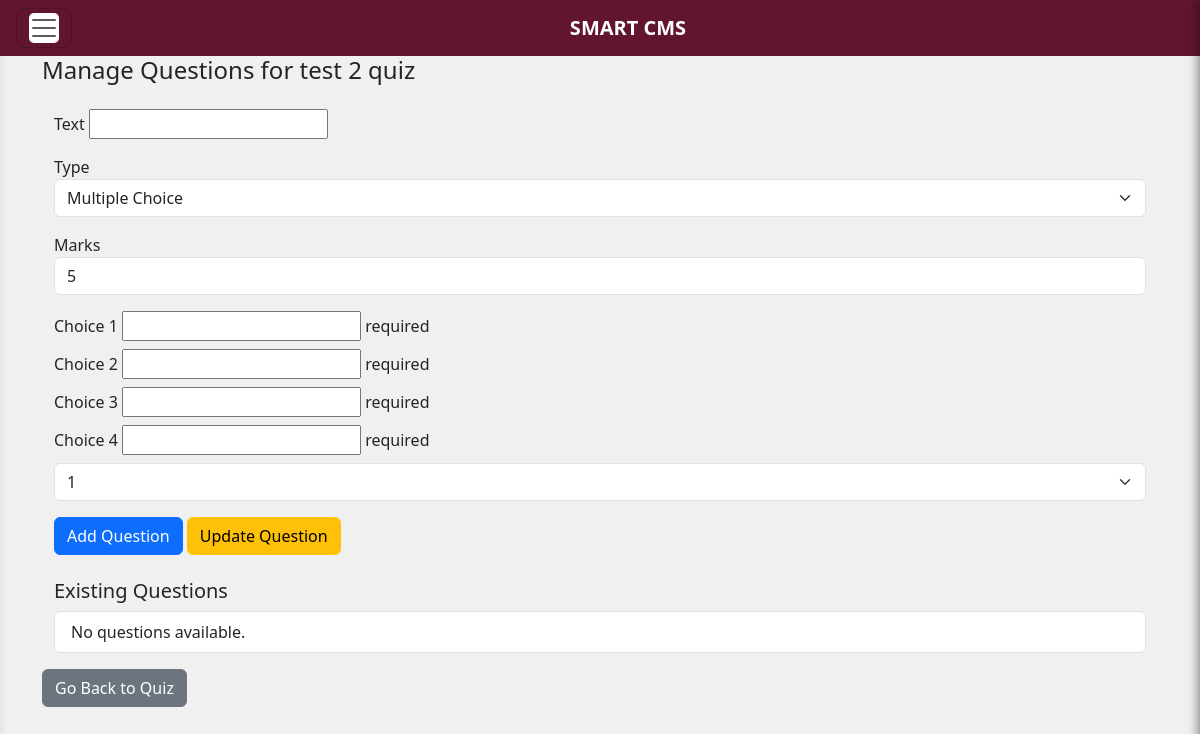
/instructor/quiz/1/2/, run on an earlier commit of the app's database.
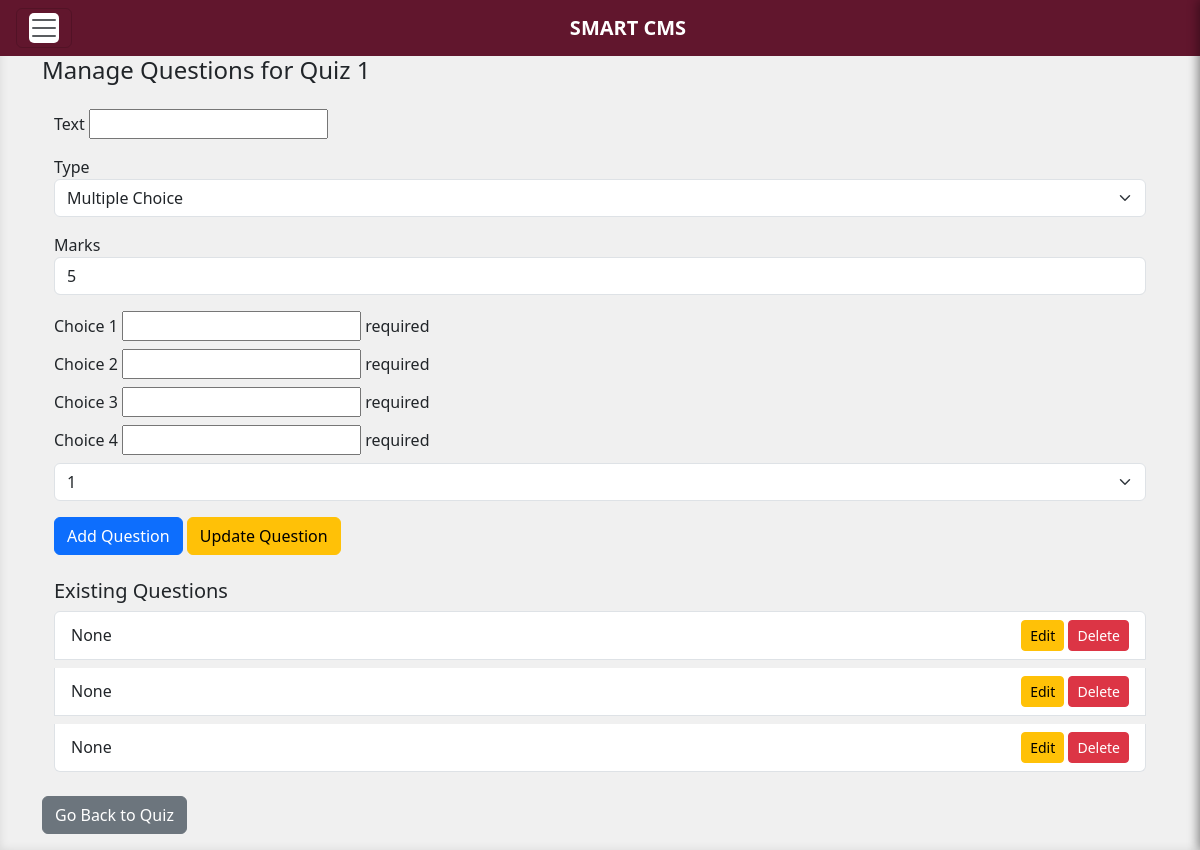
And on a later commit of the database.
### instructor/models.py (models this page shows, shortened)
class Quiz(models.Model):
    user = models.ForeignKey(settings.AUTH_USER_MODEL, on_delete=models.CASCADE, related_name='quizzes')
    class_shell = models.ForeignKey(ClassShell, on_delete=models.CASCADE)
    title = models.CharField(max_length=200)
    grading_percentage = models.FloatField(default=10)
    due_date = models.DateTimeField(null=True, blank=True)

class BaseQuestion(models.Model):
    text= models.CharField(max_length=255,null=True)
    type = models.CharField(max_length=255)
    answer = models.CharField(max_length=255)
    mark = models.IntegerField(default=5)
    choice_1 = models.CharField(max_length=255, blank=True,null=True)
    choice_2 = models.CharField(max_length=255, blank=True,null=True)
    choice_3 = models.CharField(max_length=255, blank=True,null=True)
    choice_4 = models.CharField(max_length=255, blank=True,null=True)
    mcq_answer = models.CharField(max_length=255, blank=True, null=True)
    tf_answer = models.BooleanField(null=True, blank=True)
    class Meta:
        abstract = True

class Question(BaseQuestion):
    quiz = models.ForeignKey(Quiz, on_delete=models.CASCADE)

### instructor/views.py (the view, shortened to what this page needs)
# urls.py: path('quiz/<int:class_shell_id>/<int:quiz_id>/', QuizDetailView.as_view(), name='go_to_quiz'),
class QuizDetailView(View):
    def get(self, request, class_shell_id, quiz_id):
        quiz = get_object_or_404(Quiz, id=quiz_id)
        questions = Question.objects.filter(quiz=quiz)
        question_form = QuestionForm()
        return render(request, 'go_to_quiz.html', {
            'quiz': quiz,
            'questions': questions,
            'question_form': question_form,
            'class_shell_id': class_shell_id
        })

### instructor/forms.py
class QuestionForm(BaseQuestionForm):
    class Meta(BaseQuestionForm.Meta):
        model = Question

### instructor/templates/go_to_quiz.html (shortened to what this page needs)
{% extends "home.html" %}
{% block content %}
<h4>Manage Questions for {{ quiz.title }}</h4>
<div class="container mt-4">
  <form method="POST" id="question-form">
    <div class="mb-3">
      {{ question_form.text.label }} {{ question_form.text }}
    </div>
    <div class="mb-3">
      {{ question_form.type.label }}
      <select name="type" id="question_type" class="form-select" onchange="updateFields()">
        <option value="multiple_choice" {% if question_form.type.value == "multiple_choice" %}selected{% endif %}>Multiple Choice</option>
      </select>
    </div>
    <div class="mb-3">
      <label for="id_mark">Marks</label>
      <input type="number" name="mark" id="id_mark" class="form-control" value="{% if question_form.mark.value %}{{ question_form.mark.value }}{% else %}5{% endif %}">
    </div>
    <div id="multiple_choice_fields" style="display: {% if question_form.type.value == 'multiple_choice' %}block{% else %}none{% endif %};">
      <div class="mb-2">
        {{ question_form.choice_1.label }} {{ question_form.choice_1 }} required
      </div>
      <div class="mb-2">
        {{ question_form.choice_2.label }} {{ question_form.choice_2 }} required
      </div>
      <div class="mb-2">
        {{ question_form.choice_3.label }} {{ question_form.choice_3 }} required
      </div>
      <div class="mb-2">
        {{ question_form.choice_4.label }} {{ question_form.choice_4 }} required
      </div>
      <div class="mb-3">
        <select name="mcq_answer" id="id_mcq_answer" class="form-select" required>
          <option value="1">1</option>
        </select>
      </div>
    </div>
    <div class="mt-3">
      <button type="submit" name="add_question" class="btn btn-primary">Add Question</button>
      <button type="submit" name="edit_question" class="btn btn-warning">Update Question</button>
    </div>
  </form>
  <h5 class="mt-4">Existing Questions</h5>
  <div class="list-group">
    {% for question in questions %}
      <div class="list-group-item d-flex justify-content-between align-items-center mb-2">
        <span>{{ question.text }}</span>
        <div>
          <button class="btn btn-warning btn-sm edit-button"
                  data-id="{{ question.id }}"
                  data-text="{{ question.text }}"
                  data-type="{{ question.type }}"
                  {% if question.type == 'multiple_choice' %}
                    data-answer1="{{ question.choice_1 }}"
                    data-answer2="{{ question.choice_2 }}"
                    data-answer3="{{ question.choice_3 }}"
                    data-answer4="{{ question.choice_4 }}"
                    data-correct="{{ question.mcq_answer }}"
                  {% elif question.type == 'true_false' %}
                    data-answer="{{ question.tf_answer }}"
                  {% elif question.type == 'essay' %}
                    data-answer="{{ question.essay_answer }}"
                  {% endif %}>
            Edit
          </button>
          <form method="POST" class="d-inline">
            <button type="submit" name="delete_question" class="btn btn-danger btn-sm">Delete</button>
          </form>
        </div>
      </div>
    {% empty %}
      <div class="list-group-item">No questions available.</div>
    {% endfor %}
  </div>
</div>
<div class="mt-3">
  <a href="{% url 'instructor:quizlist' class_shell_id=class_shell_id %}" class="btn btn-secondary mb-3">Go Back to Quiz</a>
</div>
{% endblock %}

What changed in the data, as far as the page shows it:
changed Quiz: title "test 2 quiz" → "Quiz 1"
added Question: text "None"
added Question: text "None"
added Question: text "None"
Also different on the page:
text no longer shown: "No questions available."
